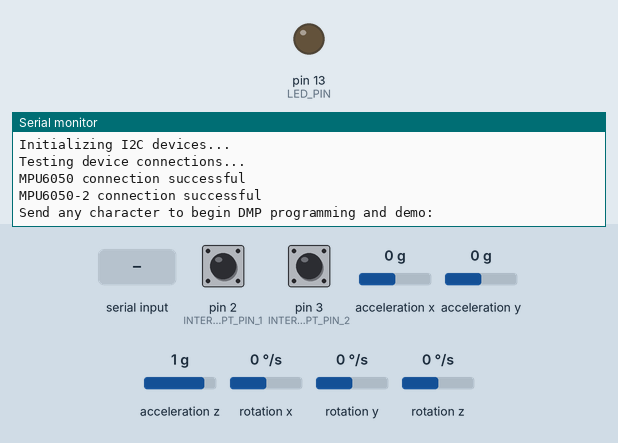
Bench run of a sketch on a simulated Arduino Uno, built with avr-gcc and run on an emulated ATmega328P. On the bench: output pins drawn as LEDs (lit = HIGH), the last lines printed to the serial monitor. The test bench sets the inputs (shaded band); at power-on: acceleration x 0 g, acceleration y 0 g, acceleration z 1 g, rotation z 0 °/s, pin 2 (INTERRUPT_PIN_1) LOW, pin 3 (INTERRUPT_PIN_2) LOW, rotation x 0 °/s, rotation y 0 °/s. The sensor or clock chip raises its interrupt line as the real part does.

Above: at 0.9 s.
1.0 s: "1" received over Serial
At 1.8 s:
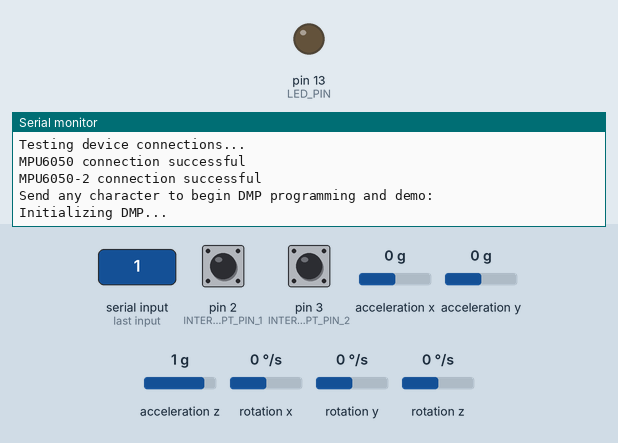
3.5 s: acceleration x set to -1.4 g
At 4.1 s:
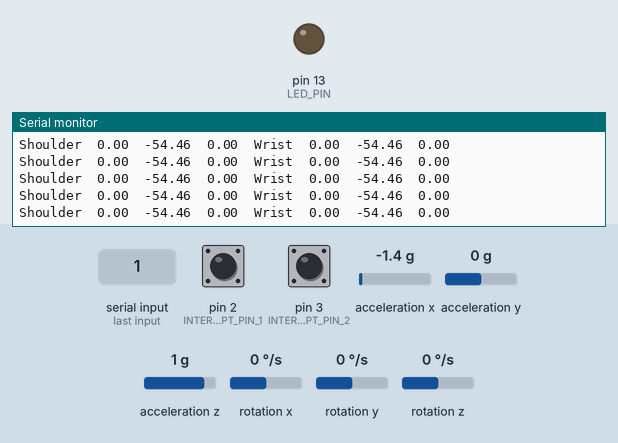
5.0 s: acceleration x set to 0.8 g
At 6.0 s:
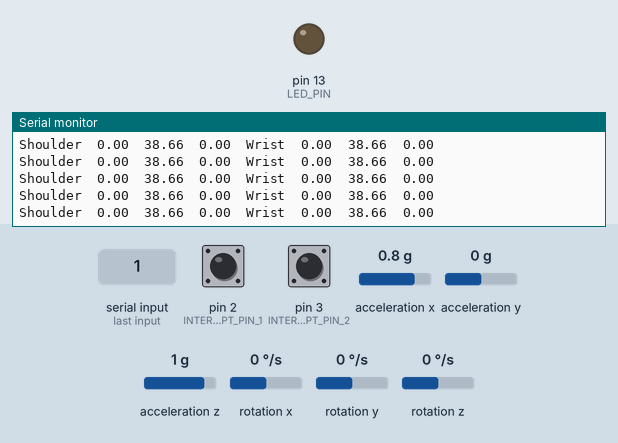
8.0 s: acceleration y set to -1.4 g
At 8.6 s:
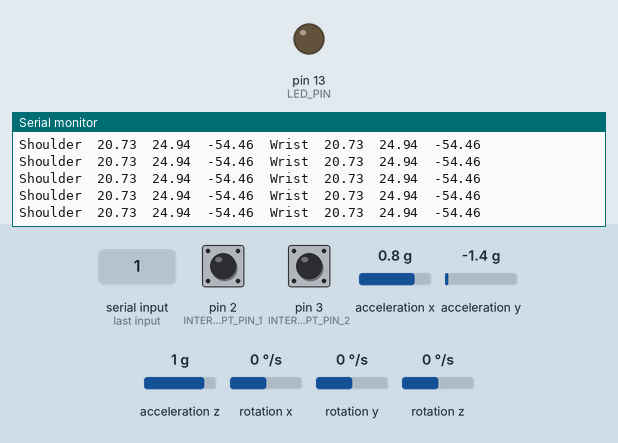
9.5 s: acceleration z set to -1.4 g
At 10.5 s:
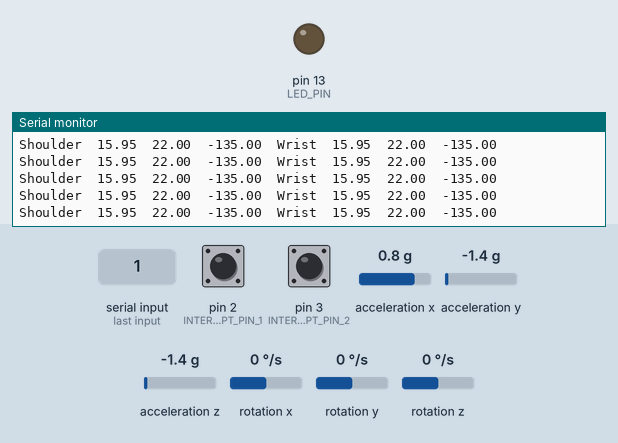
11.0 s: rotation z set to -192 °/s
At 11.5 s:
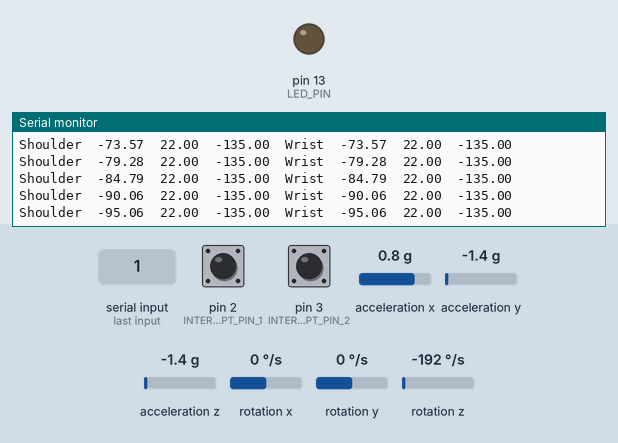
Timing chart, 0 to 13.5 s (numbered marks = the images above; inputs shaded):
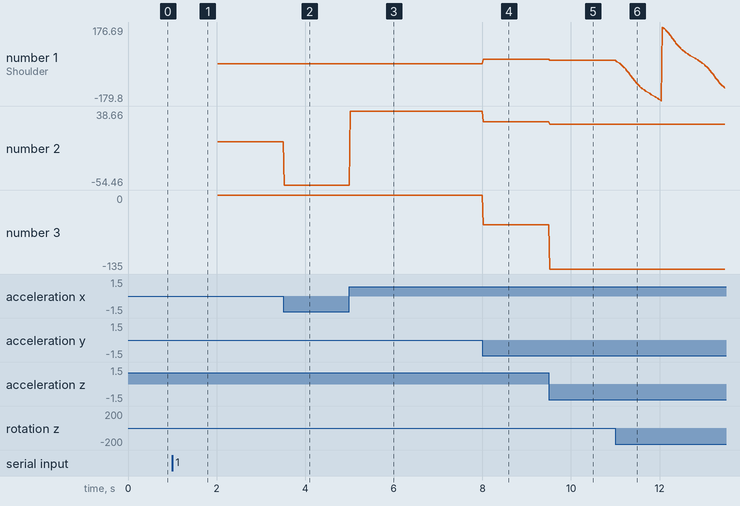

Measured:
- after the input at 1.0 s, the serial monitor: prints a new line at once (image 1)
- after the input at 3.5 s, the serial monitor: prints a new line at once (image 2)
- after the input at 5.0 s, the serial monitor: prints a new line at once (image 3)
- after the input at 8.0 s, the serial monitor: prints a new line at once (image 4)
- after the input at 9.5 s, the serial monitor: prints a new line at once (image 5)
- after the input at 11.0 s, the serial monitor: prints a new line at once (image 6)
- plotted number 1: 0 → 20.73 after the input at 8.0 s, 20.73 → 15.95 after the input at 9.5 s, 15.95 → -117.36 after the input at 11.0 s
- plotted number 2: 0 → -54.46 after the input at 3.5 s, -54.46 → 38.66 after the input at 5.0 s, 38.66 → 24.94 after the input at 8.0 s, 24.94 → 22 after the input at 9.5 s

The sketch:

GauntletController.ino
```cpp
/*
   Name
   group
   code
   messages
   etc

   version history


*/

//=====================Libraries==========================
#include "I2Cdev.h"
#include "MPU6050_6Axis_MotionApps20.h"
#include <SPI.h>
#include <nRF24L01.h>
#include <RF24.h>

// Arduino Wire library is required if I2Cdev I2CDEV_ARDUINO_WIRE implementation
// is used in I2Cdev.h
#if I2CDEV_IMPLEMENTATION == I2CDEV_ARDUINO_WIRE
#include "Wire.h"
#endif

//=================Globals and Definitions=================
//Register Addressing
MPU6050 mpu(0x68);
MPU6050 mpu0(0x69);

//Interupt pin definition for the two Gyroscopes
#define INTERRUPT_PIN_1 2// use pin 2 for MPU
#define INTERRUPT_PIN_2 3// use pin 3 for MPU0
#define LED_PIN 13

#define OUTPUT_READABLE_YAWPITCHROLL

//Radio Transciever
#define CE_PIN   9
#define CSN_PIN 10

//Radio Address
const byte slaveAddress[5] = {'M', 'O', 'N', 'K', 'E'};

//Creating  a radio object
RF24 radio(CE_PIN, CSN_PIN);

bool blinkState = false;

// Gryoscope Control/Status Variables
bool dmpReady = false;
bool dmp0Ready = false;// set true if DMP init was successful
uint8_t mpuIntStatus;   // holds actual interrupt status byte from MPU
uint8_t mpu0IntStatus;
uint8_t devStatus;      // return status after each device operation (0 = success, !0 = error)
uint8_t devStatus0;
uint16_t packetSize;    // expected DMP packet size (default is 42 bytes)
uint16_t packetSize0;
uint8_t fifoBuffer[32]; // FIFO storage buffer
uint8_t fifoBuffer0[32];
uint16_t fifoCount;     // count of all bytes currently in FIFO

// Orientation and Motion Varaibles
Quaternion q;           // [w, x, y, z]         quaternion container
VectorInt16 aa;         // [x, y, z]            accel sensor measurements
VectorInt16 aaReal;     // [x, y, z]            gravity-free accel sensor measurements
VectorInt16 aaWorld;    // [x, y, z]            world-frame accel sensor measurements
VectorFloat gravity;    // [x, y, z]            gravity vector
float euler[3];         // [psi, theta, phi]    Euler angle container
float ypr[3];           // [yaw, pitch, roll]   yaw/pitch/roll container and gravity vector

Quaternion q0;           // [w, x, y, z]         quaternion container
VectorInt16 aa0;         // [x, y, z]            accel sensor measurements
VectorInt16 aaReal0;     // [x, y, z]            gravity-free accel sensor measurements
VectorInt16 aaWorld0;    // [x, y, z]            world-frame accel sensor measurements
VectorFloat gravity0;    // [x, y, z]            gravity vector
float euler0[3];         // [psi, theta, phi]    Euler angle container
float ypr0[3];           // [yaw, pitch, roll]   yaw/pitch/roll container and gravity vector

volatile bool mpuInterrupt = false;     // indicates whether MPU interrupt pin has gone high
volatile bool mpu0Interrupt = false;     // indicates whether MPU0 interrupt pin has gone high

int Package[9];
int Home[9];
int CurrentPos[9];
int PrevPos[9];
int RecMesg;
bool VarButton = false;
int VarButtonPin = 2;


//====================Functions===================

void dmpDataReady() {
  mpuInterrupt = true;
  mpu0Interrupt = true;
}


void setup() {
  ComputerTestSteup();

  /*
    // join I2C bus (I2Cdev library doesn't do this automatically)
    #if I2CDEV_IMPLEMENTATION == I2CDEV_ARDUINO_WIRE
    Wire.begin();
    Wire.setClock(400000); // 400kHz I2C clock.For Arduino UNO and other 400kHz board clocks
    #elif I2CDEV_IMPLEMENTATION == I2CDEV_BUILTIN_FASTWIRE
    Fastwire::setup(400, true); //guessing that this would also tie into the 400kHz of UNOs
    #endif

    // Initialize Serial
    Serial.begin(115200);

    // Initialize Gyroscopes
    Serial.println(F("Initializing I2C devices..."));
    mpu.initialize();
    mpu0.initialize();
    pinMode(INTERRUPT_PIN_1, INPUT);
    pinMode(INTERRUPT_PIN_2, INPUT);
    // Initialize Gyroscopes
    Serial.println(F("Initializing I2C devices..."));
    mpu.initialize();
    mpu0.initialize();
    pinMode(INTERRUPT_PIN_1, INPUT);
    pinMode(INTERRUPT_PIN_2, INPUT);

    // verify connection
    Serial.println(F("Testing device connections..."));
    Serial.println(mpu.testConnection() ? F("Gyro connection successful") : F("Gyro connection failed"));
    Serial.println(mpu0.testConnection() ? F("Gyro-0 connection successful") : F("Gyro-0 connection failed"));

    GauntInint();
    ARMConEst();

    GauntHome();
  */


}
void ComputerTestSteup() {
  // join I2C bus (I2Cdev library doesn't do this automatically)
#if I2CDEV_IMPLEMENTATION == I2CDEV_ARDUINO_WIRE
  Wire.begin();
  Wire.setClock(400000); // 400kHz I2C clock. Comment this line if having compilation difficulties
#elif I2CDEV_IMPLEMENTATION == I2CDEV_BUILTIN_FASTWIRE
  Fastwire::setup(400, true);
#endif

  // initialize serial communication
  // (115200 chosen because it is required for Teapot Demo output, but it's
  // really up to you depending on your project)
  Serial.begin(115200);
  while (!Serial); // wait for Leonardo enumeration, others continue immediately

  // NOTE: 8MHz or slower host processors, like the Teensy @ 3.3V or Arduino
  // Pro Mini running at 3.3V, cannot handle this baud rate reliably due to
  // the baud timing being too misaligned with processor ticks. You must use
  // 38400 or slower in these cases, or use some kind of external separate
  // crystal solution for the UART timer.

  // initialize device
  Serial.println(F("Initializing I2C devices..."));
  mpu.initialize();
  mpu0.initialize();
  pinMode(INTERRUPT_PIN_1, INPUT);
  pinMode(INTERRUPT_PIN_2, INPUT);

  // verify connection
  Serial.println(F("Testing device connections..."));
  Serial.println(mpu.testConnection() ? F("MPU6050 connection successful") : F("MPU6050 connection failed"));
  Serial.println(mpu0.testConnection() ? F("MPU6050-2 connection successful") : F("MPU6050-2 connection failed"));

  // wait for ready
  Serial.println(F("\nSend any character to begin DMP programming and demo: "));
  while (Serial.available() && Serial.read()); // empty buffer
  while (!Serial.available());                 // wait for data
  while (Serial.available() && Serial.read()); // empty buffer again

  // load and configure the DMP
  Serial.println(F("Initializing DMP..."));
  devStatus = mpu.dmpInitialize();
  devStatus0 = mpu0.dmpInitialize();

  // supply your own gyro offsets here, scaled for min sensitivity
  mpu.setXGyroOffset(51);
  mpu.setYGyroOffset(8);
  mpu.setZGyroOffset(21);
  mpu.setXAccelOffset(1150);
  mpu.setYAccelOffset(-50);
  mpu.setZAccelOffset(1060);

  mpu0.setXGyroOffset(51);
  mpu0.setYGyroOffset(8);
  mpu0.setZGyroOffset(21);
  mpu0.setXAccelOffset(1150);
  mpu0.setYAccelOffset(-50);
  mpu0.setZAccelOffset(1060);
  // make sure it worked (returns 0 if so)
  if (devStatus == 0 and devStatus0 == 0) {
    // Calibration Time: generate offsets and calibrate our MPU6050
    mpu.CalibrateAccel(6);
    mpu.CalibrateGyro(6);

    mpu0.CalibrateAccel(6);
    mpu0.CalibrateGyro(6);
    Serial.println();
    mpu.PrintActiveOffsets();
    mpu0.PrintActiveOffsets();
    // turn on the DMP, now that it's ready
    Serial.println(F("Enabling DMP..."));
    mpu.setDMPEnabled(true);
    mpu0.setDMPEnabled(true);

    // enable Arduino interrupt detection
    Serial.print(F("Enabling interrupt detection (Arduino external interrupt "));
    Serial.print(digitalPinToInterrupt(INTERRUPT_PIN_1));
    Serial.print(digitalPinToInterrupt(INTERRUPT_PIN_2));
    Serial.println(F(")..."));
    attachInterrupt(digitalPinToInterrupt(INTERRUPT_PIN_1), dmpDataReady, RISING);
    attachInterrupt(digitalPinToInterrupt(INTERRUPT_PIN_2), dmpDataReady, RISING);
    mpuIntStatus = mpu.getIntStatus();
    mpu0IntStatus = mpu0.getIntStatus();

    // set our DMP Ready flag so the main loop() function knows it's okay to use it
    Serial.println(F("DMP ready! Waiting for first interrupt..."));
    dmpReady = true;
    dmp0Ready = true;

    // get expected DMP packet size for later comparison
    packetSize = mpu.dmpGetFIFOPacketSize();
    packetSize0 = mpu0.dmpGetFIFOPacketSize();
  } else {
    // ERROR!
    // 1 = initial memory load failed
    // 2 = DMP configuration updates failed
    // (if it's going to break, usually the code will be 1)
    Serial.print(F("DMP Initialization failed (code "));
    Serial.print(devStatus);
    Serial.print(devStatus0);
    Serial.println(F(")"));
  }

  // configure LED for output
  pinMode(LED_PIN, OUTPUT);
}

void testMPU() {
  // if programming failed, don't try to do anything
  if (!dmpReady and !dmp0Ready) return;
  // read a packet from FIFO
  if (mpu.dmpGetCurrentFIFOPacket(fifoBuffer) and mpu0.dmpGetCurrentFIFOPacket(fifoBuffer0)) { // Get the Latest packet

#ifdef OUTPUT_READABLE_YAWPITCHROLL
    // display Euler angles in degrees
    mpu.dmpGetQuaternion(&q, fifoBuffer);
    mpu.dmpGetGravity(&gravity, &q);
    mpu.dmpGetYawPitchRoll(ypr, &q, &gravity);

    mpu0.dmpGetQuaternion(&q0, fifoBuffer0);
    mpu0.dmpGetGravity(&gravity0, &q0);
    mpu0.dmpGetYawPitchRoll(ypr0, &q0, &gravity0);

    Serial.print("Shoulder\t");
    Serial.print(ypr[0] * 180 / M_PI);
    Serial.print("\t");
    Serial.print(ypr[1] * 180 / M_PI);
    Serial.print("\t");
    Serial.print(ypr[2] * 180 / M_PI);
    Serial.print("\t");

    Serial.print("Wrist\t");
    Serial.print(ypr0[0] * 180 / M_PI);
    Serial.print("\t");
    Serial.print(ypr0[1] * 180 / M_PI);
    Serial.print("\t");
    Serial.print(ypr0[2] * 180 / M_PI);
    Serial.println();
#endif
  }
}


void loop() {
  testMPU();

  /*
    //Captures current positional Data from the Gauntlet
    DataPack();

    //send Package to ARM

    RecMesg = ErrorCheck();

    //wait for message for new packet
  */
}

void VarBut() {
  VarButton = false;
  while (VarButton = false) {
    if (digitalRead(VarButtonPin) == HIGH) {
      VarButtonPin = true;
    }
  }
}


void GauntHome() {
  int ShoulderX, ShoulderZ, ElbowZ, ForearmZ, Thumb, Pointer, Middle, Ring, Pinky;
  VarBut();
  //capture the current roll pitch and yaw data from the arm as the home position and use it in calculations
  mpu.dmpGetQuaternion(&q, fifoBuffer);
  mpu0.dmpGetQuaternion(&q0, fifoBuffer0);
  mpu.dmpGetEuler(euler, &q);
  mpu0.dmpGetEuler(euler, &q);
  mpu.dmpGetGravity(&gravity, &q);
  mpu0.dmpGetGravity(&gravity0, &q0);
  mpu.dmpGetYawPitchRoll(ypr, &q, &gravity);
  mpu0.dmpGetYawPitchRoll(ypr0, &q0, &gravity0);

  //Set values to the correct containters and then set them all equal to their Home array position.
}

void getYPR() {
  int ShoulderX, ShoulderZ, ElbowZ, ForearmZ, Thumb, Pointer, Middle, Ring, Pinky;
  mpu.dmpGetQuaternion(&q, fifoBuffer);
  mpu0.dmpGetQuaternion(&q0, fifoBuffer0);
  mpu.dmpGetEuler(euler, &q);
  mpu0.dmpGetEuler(euler, &q);
  mpu.dmpGetGravity(&gravity, &q);
  mpu0.dmpGetGravity(&gravity0, &q0);
  mpu.dmpGetYawPitchRoll(ypr, &q, &gravity);
  mpu0.dmpGetYawPitchRoll(ypr0, &q0, &gravity0);

  // Assign pertinet values to the pertnet variables.


}

void ARMConEst() {
  //Connection routine between the ARM and Gauntlet
  Serial.print("Attempting Connection to A.R.M");
}

void DataPack() {
  //Collects data from sensors and creates a data pack.
  Serial.print("Data Pack");

}

int ErrorCheck() {
  //checks the message recieved for errors
  Serial.print("Error Message");
}

void GauntInint() {
  //Initialization for Gauntlet on startup or reset
  VarBut();

  // load and configure the DMP
  Serial.println(F("Initializing DMP..."));
  devStatus = mpu.dmpInitialize();
  devStatus0 = mpu0.dmpInitialize();
  // supply your own gyro offsets here, scaled for min sensitivity
  mpu.setXGyroOffset(220);
  mpu.setYGyroOffset(76);
  mpu.setZGyroOffset(-85);
  mpu.setZAccelOffset(1788); // 1688 factory default for my test chip

  mpu0.setXGyroOffset(220);
  mpu0.setYGyroOffset(76);
  mpu0.setZGyroOffset(-85);
  mpu0.setZAccelOffset(1788);

  // make sure it worked (returns 0 if so)
  if ((devStatus == 0) and (devStatus0 == 0)) {
    // Calibration Time: generate offsets and calibrate our MPU6050
    mpu.CalibrateAccel(6);
    mpu0.CalibrateAccel(6);
    mpu.CalibrateGyro(6);
    mpu0.CalibrateGyro(6);
    mpu.PrintActiveOffsets();
    mpu0.PrintActiveOffsets();

    // turn on the DMP, now that it's ready
    Serial.println(F("Enabling DMP..."));
    mpu.setDMPEnabled(true);
    mpu0.setDMPEnabled(true);

    // enable Arduino interrupt detection
    Serial.print(F("Enabling interrupt detection (Arduino external interrupt "));
    Serial.print(digitalPinToInterrupt(INTERRUPT_PIN_1));
    Serial.print(digitalPinToInterrupt(INTERRUPT_PIN_2));
    Serial.println(F(")..."));
    attachInterrupt(digitalPinToInterrupt(INTERRUPT_PIN_1), dmpDataReady, RISING);
    attachInterrupt(digitalPinToInterrupt(INTERRUPT_PIN_2), dmpDataReady, RISING);
    mpuIntStatus = mpu.getIntStatus();
    mpu0IntStatus = mpu0.getIntStatus();

    // set our DMP Ready flag so the main loop() function knows it's okay to use it
    Serial.println(F("DMP ready! Waiting for first interrupt..."));
    dmpReady = true;
    dmp0Ready = true;

    // get expected DMP packet size for later comparison
    packetSize = mpu.dmpGetFIFOPacketSize();
    packetSize0 = mpu0.dmpGetFIFOPacketSize();
  } else {
    // ERROR!
    // 1 = initial memory load failed
    // 2 = DMP configuration updates failed
    // (if it's going to break, usually the code will be 1)
    Serial.print(F("DMP Initialization failed (code "));
    Serial.print(devStatus);
    Serial.print(devStatus0);
    Serial.println(F(")"));
  }

  // configure LED for output
  pinMode(LED_PIN, OUTPUT);

}
```
